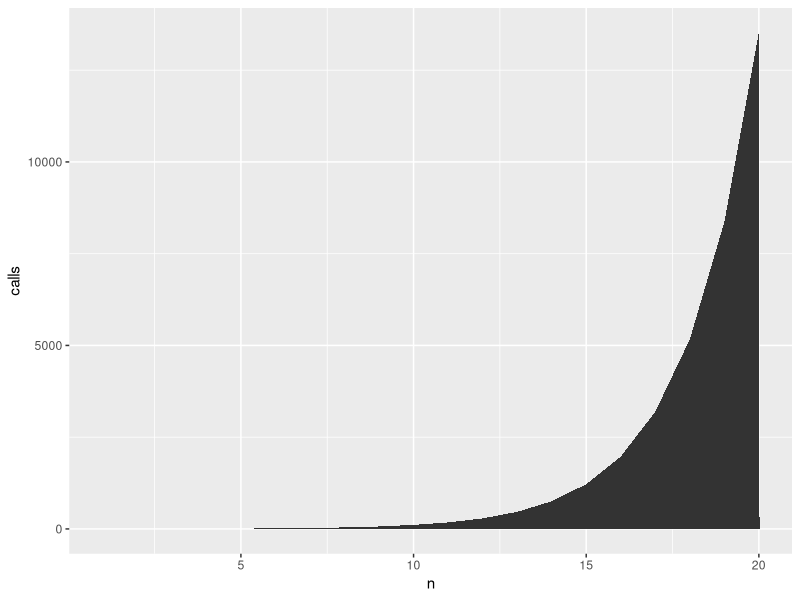
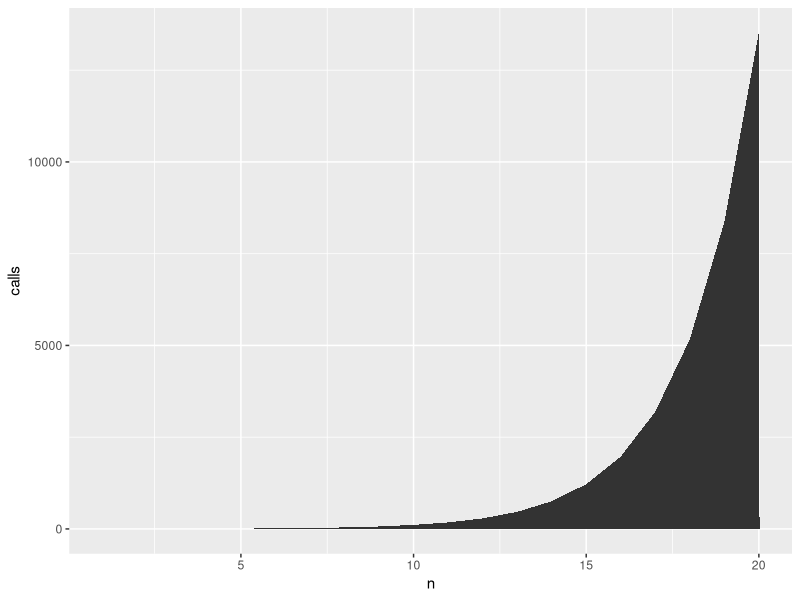

Write R code to recreate these figures, in order.
# Incluír librería
library(ggplot2)

## Import data
rec_df <- read.csv(file = "./rec_stats.csv", header = FALSE, sep = ",")
# dict_df <- read.csv(file = "./dict_stats.csv", header = FALSE, sep = ",")

names(rec_df) = c("n", "calls", "time")
# names(dict_df) = c("n", "calls", "time")

# Escribir pdf, y definir el tamaño de la hoja
pdf("comparison.pdf", width=4, height=4)

# Crear primer gráfico
# rec_plot = ggplot(head(rec_df,30), aes(x=n, y=time)) +
#             geom_area()

# rec_plot_time = ggplot(dict_df, aes(x=n, y=time)) +
#             geom_area()

rec_plot_calls = ggplot(head(rec_df, 20), aes(x=n, y=calls)) +
            geom_area()
# Imprimir primer gráfico

# plot(rec_plot)
# plot(dict_plot)
plot(rec_plot_calls)


# dict_plot_time = ggplot(dict_df, aes(x=n, y=time)) +
#             geom_area()

# dict_plot_calls = ggplot(dict_df, aes(x=n, y=calls)) +
#             geom_area()
ggsave("comparison.png")
# Imprimir primer gráfico
# plot(rec_plot)
# plot(dict_plot)
# plot(dict_plot_calls)